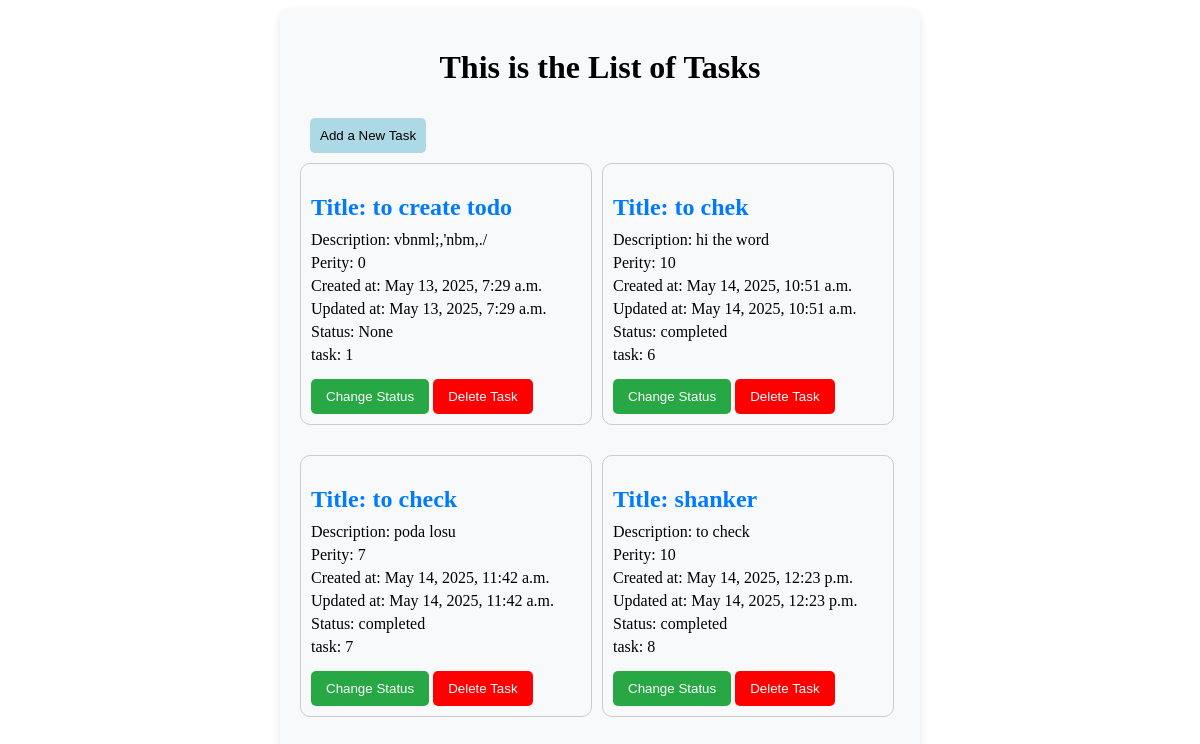
Before: / (signed in) with the older database file.
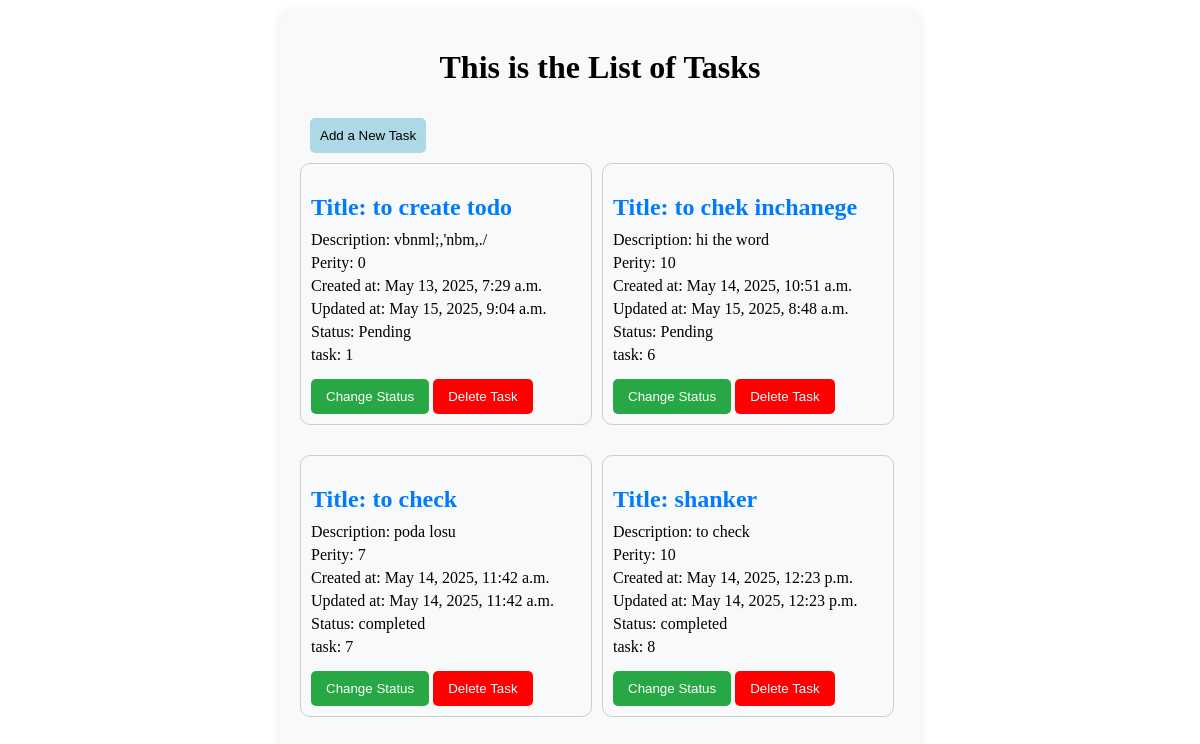
After: the same page with the newer database file.
### todoapp1/models.py (models this page shows, shortened)
class task(models.Model):
    title = models.CharField(max_length=200)
    description = models.TextField()
    perity=models.IntegerField(default=0)
    created_at = models.DateTimeField(auto_now_add=True)
    updated_at = models.DateTimeField(auto_now=True)
    status = models.ForeignKey('status', on_delete=models.CASCADE, null=True, blank=True)
    due_date = models.DateField(null=True, blank=True)
    user = models.ForeignKey(User, on_delete=models.CASCADE, null=True, blank=True)

class status(models.Model):
    name= models.CharField(max_length=100)
    def __str__(self):
        return self.name

### todoapp1/views.py (the view)
# urls.py: path("", views.task_list, name="index1"),
@login_required
def task_list(request):
    tasks=task.objects.filter(user=request.user)
    return render(request,'index.html', {'tasks': tasks})

### todoapp1/templates/index.html (shortened to what this page needs)
{% extends "base.html" %}
{% block content %}
<div class="task1">
    <h1>This is the List of Tasks</h1>
    <button onclick="location.href='{% url 'add_task' %}'" style="background-color: lightblue; color: black; padding: 10px; border-radius: 5px; border: none;margin: 10px;gap: 10px;">
        Add a New Task
    </button>
    {% if tasks %}
        <div  class="task2">
            {% for task in tasks %}
                <div class="task3">
                    <h2>Title: {{ task.title }}</h2>
                    <p>Description: {{ task.description }}</p>
                    <p>Perity: {{ task.perity }}</p>
                    <p>Created at: {{ task.created_at }}</p>
                    <p>Updated at: {{ task.updated_at }}</p>
                    <p>Status: {{ task.status }}</p>
                    <p>task: {{task.id}}</p>
                    <button onclick="location.href='{%url 'change_status' id=task.id%}'" id="add-button">Change Status</button>
                    <button onclick="confirmBeforeDelete('{% url 'delete_task' id=task.id %}')" id="del-button">Delete Task</button>
                </div>
            {% endfor %}
        </div>
    {% else %}
        <p>No tasks available.</p>
    {% endif %}
</div>
{% endblock %}

Changed rows visible on the page:
changed task "to create todo": updated_at "May 13, 2025, 7:29 a.m." → "May 15, 2025, 9:04 a.m."; status "None" → "Pending"
changed task "hi the word": title "to chek" → "to chek inchanege"; updated_at "May 14, 2025, 10:51 a.m." → "May 15, 2025, 8:48 a.m."; status "completed" → "Pending"
